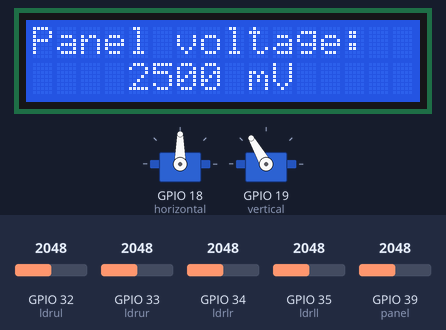
Recording of a sketch running on a simulated ESP32. On the bench: 16×2 character LCD, 2 × servo. Inputs (shaded band) come from the test bench; at power-on: GPIO 33 (ldrur) = 2048, GPIO 34 (ldrlr) = 2048, GPIO 32 (ldrul) = 2048, GPIO 35 (ldrll) = 2048, GPIO 39 (panel) = 2048. Nothing arrives over Bluetooth unless stated.

Above: at 1.2 s.
1.3 s: GPIO 33 (ldrur) set to 470
4.3 s: GPIO 33 (ldrur) set to 422
At 5.91 s:
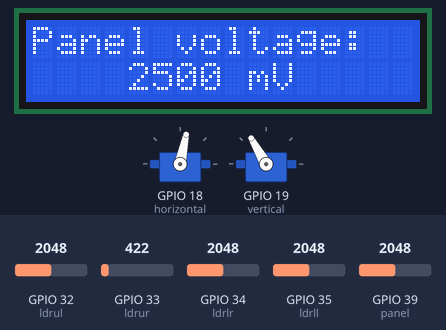
7.3 s: GPIO 34 (ldrlr) set to 2104
10.3 s: GPIO 32 (ldrul) set to 2134
At 11.41 s:
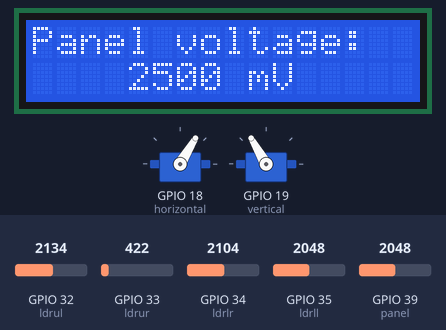
13.2 s: GPIO 35 (ldrll) set to 1228
At 13.2 s:
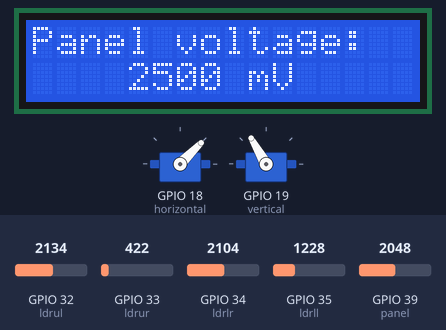
16.2 s: GPIO 34 (ldrlr) set to 1228
At 17.81 s:
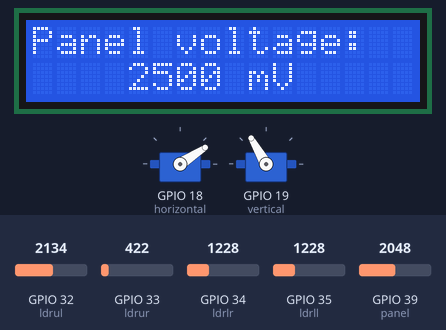
Timing chart, 0 to 19.8 s (numbered marks = the images above; inputs shaded):
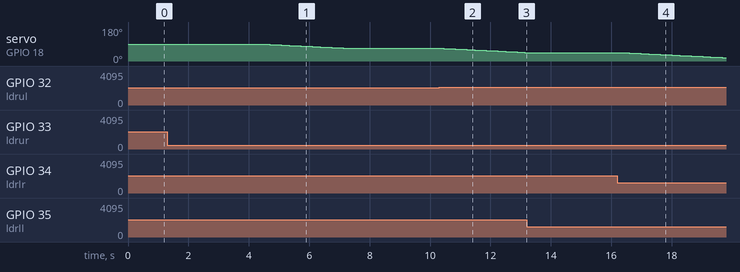

The sketch:

Solar_tracker.ino
```cpp
#include <ESP32Servo.h>
#include <BluetoothSerial.h>
#include<LiquidCrystal_I2C.h>


#if !defined(CONFIG_BT_ENABLED) || !defined(CONFIG_BLUEDROID_ENABLED)
#error Bluetooth is not enabled! Please run `make menuconfig` to and enable it
#endif

BluetoothSerial SerialBT;

LiquidCrystal_I2C lcd(0x27,16,2); //initializing the 16 characters by 2 lines LCD display at address 0x27(find out your display I2C address before uploading)

Servo horizontal;
int servoh = 90;

Servo vertical;
int servov = 120;

const int ldrul = 32;//Upper left sensor
const int ldrur = 33;//Upper right sensor
const int ldrll = 35;//Lower left sensor
const int ldrlr = 34;//Lower right sensor
const int panel = 39;//Panel "+" pin

void setup()
{

  SerialBT.begin("Solar_Tracker_BT");

  lcd.init();
  lcd.backlight();

  horizontal.attach(18, 500, 2400);
  vertical.attach(19, 500, 2400);
  horizontal.write(servoh);
  vertical.write(servov);
}

void loop()
{
  int ul = analogRead(ldrul);
  int ur = analogRead(ldrur);
  int ll = analogRead(ldrll);
  int lr = analogRead(ldrlr);
  int valpanel = analogRead(panel);

  valpanel = map(valpanel, 0, 4095, 0, 5000);/*I used a panel that can output a maximum of 5V (5000mV) so I mapped the range of the ADC
 to match the maximum output of the panel. 5000 can be replaced by the maximum voltage output of your panel expressed in mV.*/

  char line[30];

  lcd.clear();
  lcd.setCursor(0,0);
  lcd.print("Panel voltage:");
  sprintf(line, "    %d mV", valpanel);
  lcd.setCursor(0,1);
  lcd.print(line);

  if (SerialBT.available())
  {
    sprintf(line, "Panel voltage: %d mV", valpanel);
    SerialBT.println(line);

    sprintf(line, "Upper left sensor: %d", ul);
    SerialBT.println(line);

    sprintf(line, "Upper right sensor: %d", ur);
    SerialBT.println(line);

    sprintf(line, "Lower left sensor: %d", ll);
    SerialBT.println(line);

    sprintf(line, "Lower right sensor: %d,", lr);
    SerialBT.println(line);

  }
  const int time = 100;

  const int tol = 800;//we set a tolerance to help us ignore the naturally scattered light.

  int avgup = (ul + ur) / 2; //calculating the aritmetic average of upper sensors
  int avgdown = (ll + lr) / 2; //calculating the artimetic average of lower sensors
  int avgleft = (ul + ll) / 2; //calculating the aritmetic average of left side sensors
  int avgright = (ur + lr) / 2; //calculating the aritmetic average of right side sensors

  int vertdiff = avgup - avgdown;//calculating the vertical value difference between upper sensors and lower sensors to find out if we have more light on the top or bottom

  if(vertdiff < 0)
    {
      vertdiff = 1 * vertdiff;//this is in case the result is negative
    }

  int horizdiff = avgleft - avgright;//calculating the horizontal value difference between left and right sides to find out if we have more light on the left side or the right side

  if(horizdiff < 0)
    {
      horizdiff = 1 * horizdiff;// this is in case the result is negative
    }


  if (vertdiff > tol)/*Once the vertical difference value is higher than the tolerance the program is going to compare the up value vs the down value and act accordingly.*/
    {
      if (avgup > avgdown)//if the upper side value is higher than the lower side value we raise the panel
        {
          servov = ++servov;
          if (servov > 180)//if max limit reached, the servo stays there.
            {
              servov = 180;
            }
        }
      else if (avgup < avgdown)// if the lower side value is higher we lower the panel
        {
          servov= --servov;
          if (servov < 0)//if lower limit reached, the servo stays there
            {
              servov = 0;
            }
        }
      sprintf(line, "Vertical servo position: %d", servov);
      SerialBT.println(line);
      vertical.write(servov);
    }

  if (horizdiff > tol)
    {
      if (avgleft > avgright)
        {
          servoh = --servoh;
          if (servoh < 0)
            {
              servoh = 0;
            }
        }
      else if (avgleft < avgright)
        {
          servoh = ++servoh;
          if (servoh > 180)
          {
            servoh = 180;
          }
        }
      sprintf(line, "Horizontal servo position: %d", servoh);
      SerialBT.println(line);
      horizontal.write(servoh);
    }


  delay(time);
}
```

Measured:
- the behaviour switches between 448 and 447 on GPIO 33 (ldrur) (found by bisection; images 0 and 1)
- after the input at 1.3 s, every drawn part: stays the same
- after the input at 4.3 s, servo on GPIO 18 (horizontal): moves from 90° to 67° over 2.8 s, starting after 0.14 s
- after the input at 7.3 s, servo on GPIO 18 (horizontal): stays 67° (without the input it goes to 66° after 0.09 s)
- after the input at 10.3 s, servo on GPIO 18 (horizontal): moves from 67° to 45° over 2.7 s, starting after 0.15 s
- after the input at 13.2 s, servo on GPIO 18 (horizontal): stays 45° (without the input it goes to 44° after 0.07 s)
- after the input at 16.2 s, servo on GPIO 18 (horizontal): moves from 45° to 17° over 3.5 s, starting after 0.14 s
